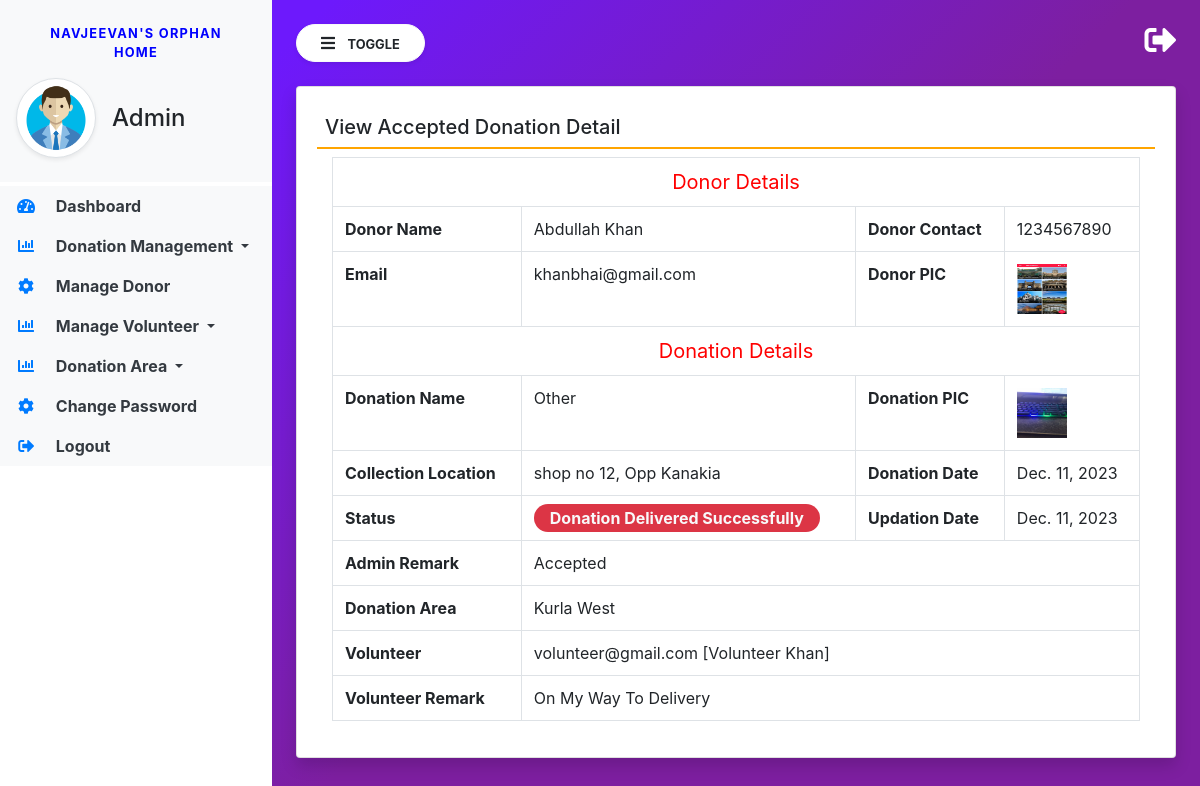
Screenshot of /accepted_donationdetail/3 (signed in) with the database file from the repository.
### donation/models.py (models this page shows, shortened)
class Donation(models.Model):
    donor = models.ForeignKey(Donor, on_delete=models.CASCADE)
    donationname = models.CharField(max_length=100,null=True)
    donationpic = models.FileField(null=True)
    collectionloc = models.CharField(max_length=300,null=True)
    description = models.CharField(max_length=300,null=True)
    status = models.CharField(max_length=30,null=True)
    donationdate = models.DateField(null=True)
    adminremark = models.CharField(max_length=200, null=True)
    volunteer = models.ForeignKey(Volunteer, on_delete=models.CASCADE,null=True)
    donationarea = models.ForeignKey(DonationArea, on_delete=models.CASCADE,null=True)
    volunteerremark = models.CharField(max_length=200, null=True)
    updationdate = models.DateField(null=True)

class Donor(models.Model):
    user = models.ForeignKey(User, on_delete=models.CASCADE)
    contact = models.CharField(max_length=15,null=True)
    address = models.CharField(max_length=300,null=True)
    userpic = models.FileField(null=True)
    regdate = models.DateTimeField(auto_now_add=True)

class DonationArea(models.Model):
    areaname = models.CharField(max_length=100)
    description = models.CharField(max_length=300)
    creationdate = models.DateTimeField(auto_now_add=True)

class Volunteer(models.Model):
    user = models.ForeignKey(User, on_delete=models.CASCADE)
    contact = models.CharField(max_length=15,null=True)
    address = models.CharField(max_length=300,null=True)
    userpic = models.FileField(null=True)
    idpic = models.FileField(null=True)
    aboutme = models.CharField(max_length=300,null=True)
    status = models.CharField(max_length=20,null=True)
    regdate = models.DateTimeField(auto_now_add=True)
    adminremark = models.CharField(max_length=300, null=True)
    updationdate = models.DateField(null=True)

### donation/views.py (the view, shortened to what this page needs)
# urls.py: path('accepted_donationdetail/<int:pid>',accepted_donationdetail, name='accepted_donationdetail'),
def accepted_donationdetail(request,pid):
    if not request.user.is_authenticated:
        return redirect('admin_login')
    donation = Donation.objects.get(id=pid)
    donationarea = DonationArea.objects.all()
    volunteer = Volunteer.objects.all()
    error = ""
    return render(request, 'accepted_donationdetail.html', locals())

### donation/templates/accepted_donationdetail.html (shortened to what this page needs)
{% extends 'admin_base.html' %}
{% block main  %}
<div class="card shadow">
    <div class="card-body">
        <h5 class="p-2" style="border-bottom: 2px solid orange;">View Accepted Donation Detail</h5>
<div class="container-fluid">
         <table class="table table-bordered">
 <tr align="center">
<td colspan="4" style="font-size:20px;color:red">
 Donor Details</td></tr>
    <tr>
    <th>Donor Name</th>
    <td>{{donation.donor.user.first_name}} {{donation.donor.user.last_name}}</td>
    <th>Donor Contact</th>
    <td>{{donation.donor.contact}}</td>
  </tr>
  <tr>
    <th>Email</th>
    <td>{{donation.donor.user.username}}</td>
    <th>Donor PIC</th>
    <td><img src="{{donation.donor.userpic.url}}" width="50px" height="50px"></td>
  </tr>
             <tr align="center">
<td colspan="4" style="font-size:20px;color:red">
 Donation Details</td></tr>
  <tr>
    <th>Donation Name</th>
    <td>{{donation.donationname}}</td>
     <th>Donation PIC</th>
    <td><img src="{{donation.donationpic.url}}" width="50px" height="50px"></td>
  </tr>
     <tr>
    <th>Collection Location</th>
    <td>{{donation.collectionloc}}</td>
     <th>Donation Date</th>
    <td>{{donation.donationdate}}</td>
  </tr>
     <tr>
    <th>Status</th>
         <td class="text-capitalize"><span class="bg-danger font-weight-bold text-light py-1 px-3 rounded-pill">{{donation.status}}</span></td>
     <th>Updation Date</th>
    <td>{{donation.updationdate}}</td>
  </tr>
     <tr>
    <th>Admin Remark</th>
    <td colspan="3">{{donation.adminremark}}</td>
  </tr>
{% if not donation.volunteer %}
 <form method="post">
    {% csrf_token %}
      <tr>
    <th>Select Donation Distribution Area</th>
    <td colspan="3">
        <select class="form-control" name="donationareaid" required>
            {% for i in donationarea %}
            <option value="{{i.id}}">{{i.areaname}}</option>
            {% endfor %}
        </select>
    </td>
  </tr>
    <tr>
                                                <th>Select Volunteer</th>
                                               <td colspan="3">  <select class="form-control" name="volunteerid" required>
                                                 {% for i in volunteer %}
                                                    <option value="{{i.id}}">{{i.user.username}} [{{i.user.first_name}} {{i.user.last_name}}]</option>
                                                   {% endfor %}
        </select>
         </td>
    </tr>
                                                <tr>
                                                    <td>&nbsp;</td>
                                                    <td colspan="3">
                                                        <button type="submit" class="btn btn-primary pull-left">
        Update <i class="fa fa-arrow-circle-right"></i>
                                </button>
                                                    </td>
                                                </tr>
 </form>
     {% else %}
     <tr>
    <th>Donation Area</th>
    <td colspan="3">{{donation.donationarea.areaname}}</td>
  </tr>
     <tr>
    <th>Volunteer</th>
    <td colspan="3">{{donation.volunteer.user.username}} [{{donation.volunteer.user.first_name}} {{donation.volunteer.user.last_name}}]</td>
  </tr>
     {% endif %}
             {% if not donation.volunteerremark %}
             <tr>
    <th>Volunteer Remark</th>
    <td colspan="3">Not Updated Yet</td>
  </tr>
             {% else %}
             <tr>
    <th>Volunteer Remark</th>
    <td colspan="3">{{donation.volunteerremark}}</td>
  </tr>
             {% endif %}
</table>
</div>
</div>
</div>
{% endblock %}

### donation/static/css/sidebar.css (style rules this page uses)
body { background-image : linear-gradient(135.9deg,rgba(109,25,252,1) 16.4%,rgba(125,31,160,1) 56.1%); min-height:100vh; }

### rows the page displays
Donation: donor.user.first_name "Abdullah", donor.user.last_name "Khan", donor.contact "1234567890", donor.user.username "khanbhai@gmail.com", donor.userpic (picture), donationname "Other", donationpic (picture), collectionloc "shop no 12, Opp Kanakia", donationdate "Dec. 11, 2023", status "Donation Delivered Successfully", updationdate "Dec. 11, 2023", adminremark "Accepted", donationarea.areaname "Kurla West", volunteer.user.username "volunteer@gmail.com", volunteer.user.first_name "Volunteer", volunteer.user.last_name "Khan", volunteerremark "On My Way To Delivery"
